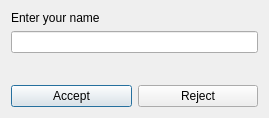
<?xml version="1.0" encoding="UTF-8"?>
<ui version="4.0">
 <class>Dialog</class>
 <widget class="QDialog" name="Dialog">
  <property name="geometry">
   <rect>
    <x>0</x>
    <y>0</y>
    <width>269</width>
    <height>118</height>
   </rect>
  </property>
  <property name="windowTitle">
   <string>Dialog</string>
  </property>
  <layout class="QVBoxLayout" name="verticalLayout_2">
   <item>
    <layout class="QVBoxLayout" name="verticalLayout">
     <item>
      <widget class="QLabel" name="label">
       <property name="text">
        <string>Enter your name</string>
       </property>
      </widget>
     </item>
     <item>
      <widget class="QLineEdit" name="txtName"/>
     </item>
    </layout>
   </item>
   <item>
    <spacer name="verticalSpacer">
     <property name="orientation">
      <enum>Qt::Vertical</enum>
     </property>
     <property name="sizeHint" stdset="0">
      <size>
       <width>20</width>
       <height>40</height>
      </size>
     </property>
    </spacer>
   </item>
   <item>
    <layout class="QHBoxLayout" name="horizontalLayout">
     <item>
      <widget class="QPushButton" name="btnAccept">
       <property name="text">
        <string>Accept</string>
       </property>
      </widget>
     </item>
     <item>
      <widget class="QPushButton" name="btnReject">
       <property name="text">
        <string>Reject</string>
       </property>
      </widget>
     </item>
    </layout>
   </item>
  </layout>
 </widget>
 <resources/>
 <connections>
  <connection>
   <sender>btnReject</sender>
   <signal>clicked()</signal>
   <receiver>Dialog</receiver>
   <slot>reject()</slot>
   <hints>
    <hint type="sourcelabel">
     <x>185</x>
     <y>97</y>
    </hint>
    <hint type="destinationlabel">
     <x>253</x>
     <y>69</y>
    </hint>
   </hints>
  </connection>
 </connections>
</ui>
